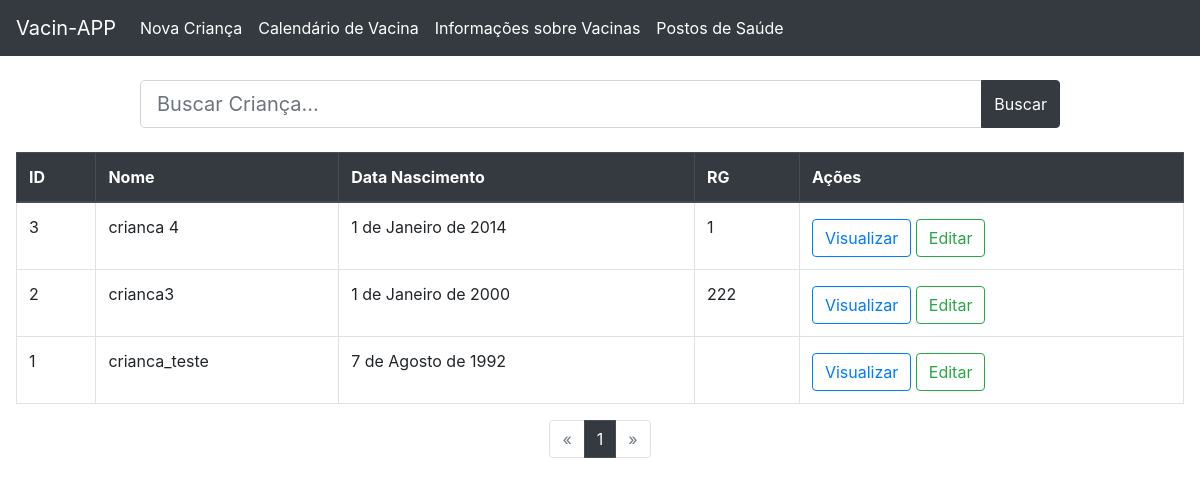
The app's page /crianca/listar_criancas with its own data.
### clientes/models.py (models this page shows, shortened)
class Crianca(models.Model):
    crianca_nome = models.CharField('Nome da criança', max_length=250)
    crianca_nascimento = models.DateField('Data de nascimento')
    crianca_rg = models.CharField('RG da criança', max_length=250, blank=True)
    crianca_cpf = BRCPFField('CPF', blank=True)
    crianca_responsavel = models.ForeignKey(Pais, on_delete=models.CASCADE)
    class Meta:
        db_table = "crianca"
        ordering = ("crianca_nome",)

### clientes/views.py (the view)
# urls.py: path('listar_criancas', listar_crianca, name='listar_criancas'),
def listar_crianca(request):
    busca = request.GET.get('busca')
    if busca:
        criancas_list = Crianca.objects.filter(
            crianca_nome__icontains=busca).order_by('crianca_nome')
    else:
        criancas_list = Crianca.objects.all().order_by('crianca_nome')
    paginacao = Paginator(criancas_list, 10)
    pagina = request.GET.get('page')
    criancas = paginacao.get_page(pagina)
    context = {
        'criancas':criancas
    }
    return render(request, 'crianca/listar_criancas.html', context)

### templates/crianca/listar_criancas.html (shortened to what this page needs)
{% extends "base-pai.html" %}
{% block main %}
<div class="container" id="areabusca">
	<div class="row justify-content-center mb-4 mt-4">
		<div class="col-10">
			<form>
				<div class="input-group">
					<input type="text" class="form-control form-control-lg" name="busca" id="busca" type="text"
						placeholder="Buscar Criança..." value="{{ request.GET.busca }}">
					<div class="input-group-append">
						<button class="btn btn-dark" type="submit"> Buscar</button>
					</div>
				</div>
			</form>
		</div>
	</div>
</div>
<div class="table-responsive-md">
	<table class="table table-hover table-bordered">
		<thead class="thead-dark">
			<tr>
				<th scope="col">ID</th>
				<th scope="col">Nome</th>
				<th scope="col">Data Nascimento</th>
				<th scope="col">RG</th>
				<th scope="col">Ações</th>
			</tr>
		</thead>
		<tbody>
			{% for crianca in criancas %}
			<tr>
				<td>{{ crianca.id }} </th>
				<td>{{ crianca.crianca_nome }} </th>
				<td>{{ crianca.crianca_nascimento }} </td>
				<td>{{ crianca.crianca_rg }} </td>
				<td>
					<a href=" {% url "visualizar_crianca" crianca.pk %}" class="btn btn-outline-primary mt-1" >  Visualizar </a>
					<a href="{% url "editar_crianca" crianca.id %} " class="btn btn-outline-success mt-1">  Editar </a>
				</td>
			</tr>
			{% endfor %}
		</tbody>
	</table>
</div>
<nav>
	<ul class="pagination justify-content-center">
		{% if criancas.has_previous %}
		<li class="page-item">
			<a class="page-link"
				href="?page={{ criancas.previous_page_number }}{% if request.GET.busca %}&busca={{ request.GET.busca }}{% endif %}"
				aria-label="Anterior">
				<span aria-hidden="true">&laquo;</span>
			</a>
		</li>
		{% else %}
		<li class="page-item disabled">
			<a class="page-link" aria-label="Anterior">
				<span aria-hidden="true">&laquo;</span>
			</a>
		</li>
		{% endif %}
		{% for num in criancas.paginator.page_range %}
		{% if criancas.number == num %}
		<li class="page-item active"><a class="page-link" href="#">{{ num }}</a></li>
		{% else %}
		<li class="page-item"><a class="page-link"
				href="?page={{ num }}{% if request.GET.busca %}&busca={{ request.GET.busca }}{% endif %}">{{ num }}</a>
		</li>
		{% endif %}
		{% endfor %}
		{% if criancas.has_next %}
		<li class="page-item">
			<a class="page-link"
				href="?page={{ criancas.next_page_number }}{% if request.GET.busca %}&busca={{ request.GET.busca }}{% endif %}"
				aria-label="Next">
				<span aria-hidden="true">&raquo;</span>
			</a>
		</li>
		{% else %}
		<li class="page-item disabled">
			<a class="page-link" aria-label="Next">
				<span aria-hidden="true">&raquo;</span>
			</a>
		</li>
		{% endif %}
	</ul>
</nav>
{% endblock main %}

### static/css/style.css (style rules this page uses)
html, body { height: 100%; }
.pagination > li > a { background-color: white; color: #343a40; }
.pagination > .active > a { color: white; background-color: #343a40 !Important;; border-color: #454d55 !Important;; }

### records on screen
Crianca: id "3", crianca_nome "crianca 4", crianca_nascimento "1 de Janeiro de 2014", crianca_rg "1"
Crianca: id "2", crianca_nome "crianca3", crianca_nascimento "1 de Janeiro de 2000", crianca_rg "222"
Crianca: id "1", crianca_nome "crianca_teste", crianca_nascimento "7 de Agosto de 1992"

### other values on screen
{{ num }} "1"
